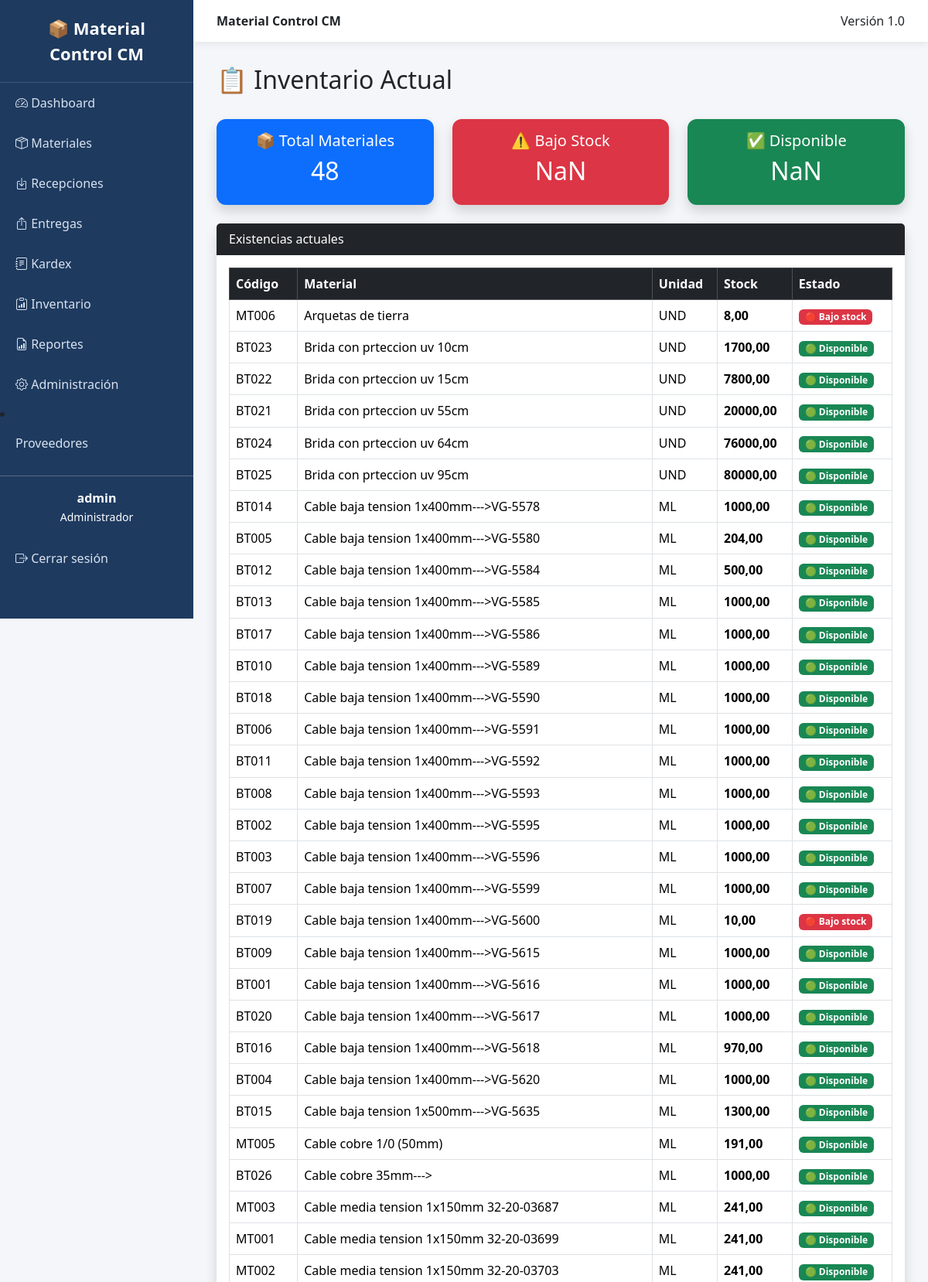
/recepciones/inventario/ (signed in, upper part), run on the app's committed database.
### materials/models.py (models this page shows, shortened)
class Material(models.Model):
    codigo = models.CharField(max_length=30, unique=True)
    nombre = models.CharField(max_length=200)
    unidad = models.CharField(max_length=20)
    stock = models.DecimalField(max_digits=12, decimal_places=2, default=0)
    activo = models.BooleanField(default=True)

### inventory/views.py (the view)
@almacen_required
def inventory_list(request):
    from materials.models import Material
    materiales = Material.objects.filter(
        activo=True
    ).order_by(
        "nombre"
    )
    return render(
        request,
        "inventory/inventory.html",
        {
            "materiales": materiales
        }
    )

### templates/inventory/inventory.html (shortened to what this page needs)
{% extends "base.html" %}
{% block content %}
<div class="d-flex justify-content-between align-items-center mb-4">
    <h2>
        📋 Inventario Actual
    </h2>
</div>
<div class="row mb-4">
    <div class="col-md-4">
        <div class="card shadow bg-primary text-white">
            <div class="card-body text-center">
                <h5>
                    📦 Total Materiales
                </h5>
                <h2>
                    {{ materiales|length }}
                </h2>
            </div>
        </div>
    </div>
    <div class="col-md-4">
        <div class="card shadow bg-danger text-white">
            <div class="card-body text-center">
                <h5>
                    ⚠️ Bajo Stock
                </h5>
                <h2 id="bajoStock">
                </h2>
            </div>
        </div>
    </div>
    <div class="col-md-4">
        <div class="card shadow bg-success text-white">
            <div class="card-body text-center">
                <h5>
                    ✅ Disponible
                </h5>
                <h2 id="disponibles">
                </h2>
            </div>
        </div>
    </div>
</div>
<div class="card shadow">
<div class="card-header bg-dark text-white">
    Existencias actuales
</div>
<div class="card-body">
<table class="table table-bordered table-hover">
<thead class="table-dark">
<tr>
<th>Código</th>
<th>Material</th>
<th>Unidad</th>
<th>Stock</th>
<th>Estado</th>
</tr>
</thead>
<tbody>
{% for material in materiales %}
<tr>
<td>
{{ material.codigo }}
</td>
<td>
{{ material.nombre }}
</td>
<td>
{{ material.unidad }}
</td>
<td>
<strong>
{{ material.stock }}
</strong>
</td>
<td>
{% if material.stock <= 10 %}
<span class="badge bg-danger">
🔴 Bajo stock
</span>
{% else %}
<span class="badge bg-success">
🟢 Disponible
</span>
{% endif %}
</td>
</tr>
{% endfor %}
</tbody>
</table>
</div>
</div>
{% endblock %}

### templates/base.html (shortened to what this page needs)
{% load static %}
<!DOCTYPE html>
<html lang="es">
<head>
    <link href="https://cdn.jsdelivr.net/npm/bootstrap@5.3.7/dist/css/bootstrap.min.css" rel="stylesheet">
    <link rel="stylesheet"
          href="https://cdn.jsdelivr.net/npm/bootstrap-icons@1.11.3/font/bootstrap-icons.min.css">
</head>
<body>
<div class="sidebar">
    <div class="logo">
        📦 Material Control CM
    </div>
    <a href="/">
        <i class="bi bi-speedometer2"></i>
        Dashboard
    </a>
    {% if user.groups.all.0.name == "Administrador" or user.groups.all.0.name == "Almacenista" %}
    <a href="/materials/">
        <i class="bi bi-box-seam"></i>
        Materiales
    </a>
    {% endif %}
    {% if user.groups.all.0.name == "Administrador" or user.groups.all.0.name == "Almacenista" %}
    <a href="/recepciones/">
        <i class="bi bi-box-arrow-in-down"></i>
        Recepciones
    </a>
    {% endif %}
    {% if user.groups.all.0.name == "Administrador" or user.groups.all.0.name == "Almacenista" %}
    <a href="/entregas/">
        <i class="bi bi-box-arrow-up"></i>
        Entregas
    </a>
    {% endif %}
    <a href="{% url 'kardex_list' %}">
        <i class="bi bi-journal-text"></i>
        Kardex
    </a>
    {% if user.groups.all.0.name == "Administrador" or user.groups.all.0.name == "Almacenista" %}
    <a href="{% url 'inventory_list' %}">
        <i class="bi bi-clipboard-data"></i>
        Inventario
    </a>
    {% endif %}
    {% if user.groups.all.0.name == "Administrador" or user.groups.all.0.name == "Gerencia" %}
    <a href="{% url 'report_home' %}">
        <i class="bi bi-file-earmark-bar-graph"></i>
        Reportes
    </a>
    {% endif %}
    {% if user.groups.all.0.name == "Administrador" %}
    <a href="/admin/">
        <i class="bi bi-gear"></i>
        Administración
    </a>
    {% endif %}
    <li class="nav-item">
    <a class="nav-link" href="{% url 'supplier_list' %}">
        Proveedores
    </a>
</li>
    <hr class="text-white">
    <div class="text-center text-white mb-3">
        <strong>{{ user.username }}</strong><br>
        <small>{{ user.groups.all.0.name }}</small>
    </div>
    <form method="post" action="{% url 'logout' %}" style="margin:0;">
        <button type="submit" class="logout-btn">
            <i class="bi bi-box-arrow-right"></i>
            Cerrar sesión
        </button>
    </form>
</div>
<div class="content">
    <div class="topbar d-flex justify-content-between">
        <div>
            <strong>Material Control CM</strong>
        </div>
        <div>
            Versión 1.0
        </div>
    </div>
    <div class="page">
        {% block content %}
        {% endblock %}
    </div>
</div>
</body>
</html>

### templates/base.html (style rules this page uses)
body { overflow-x:hidden; background:#f4f6f9; }
.sidebar { width:250px; min-height:100vh; background:#1e3a5f; position:fixed; left:0; top:0; }
.sidebar .logo { padding:20px; color:white; font-size:22px; font-weight:bold; text-align:center; border-bottom:1px solid rgba(255,255,255,.15); }
.sidebar a { color:#d8e2ef; text-decoration:none; display:block; padding:14px 20px; transition:.2s; }
.logout-btn { width:100%; border:none; background:none; color:#d8e2ef; text-align:left; padding:14px 20px; cursor:pointer; transition:.2s; }
.content { margin-left:250px; min-height:100vh; }
.topbar { background:white; padding:15px 30px; box-shadow:0 2px 10px rgba(0,0,0,.08); }
.page { padding:30px; }
.card { border:none; border-radius:12px; }

### data on the page
Material: codigo "MT006", nombre "Arquetas de tierra", unidad "UND", stock "8,00", shows "🔴 Bajo stock"
Material: codigo "BT023", nombre "Brida con prteccion uv 10cm", unidad "UND", stock "1700,00", shows "🟢 Disponible"
Material: codigo "BT022", nombre "Brida con prteccion uv 15cm", unidad "UND", stock "7800,00", shows "🟢 Disponible"
Material: codigo "BT021", nombre "Brida con prteccion uv 55cm", unidad "UND", stock "20000,00", shows "🟢 Disponible"
Material: codigo "BT024", nombre "Brida con prteccion uv 64cm", unidad "UND", stock "76000,00", shows "🟢 Disponible"
Material: codigo "BT025", nombre "Brida con prteccion uv 95cm", unidad "UND", stock "80000,00", shows "🟢 Disponible"
Material: codigo "BT014", nombre "Cable baja tension 1x400mm--->VG-5578", unidad "ML", stock "1000,00", shows "🟢 Disponible"
Material: codigo "BT005", nombre "Cable baja tension 1x400mm--->VG-5580", unidad "ML", stock "204,00", shows "🟢 Disponible"
Material: codigo "BT012", nombre "Cable baja tension 1x400mm--->VG-5584", unidad "ML", stock "500,00", shows "🟢 Disponible"
Material: codigo "BT013", nombre "Cable baja tension 1x400mm--->VG-5585", unidad "ML", stock "1000,00", shows "🟢 Disponible"
Material: codigo "BT017", nombre "Cable baja tension 1x400mm--->VG-5586", unidad "ML", stock "1000,00", shows "🟢 Disponible"
Material: codigo "BT010", nombre "Cable baja tension 1x400mm--->VG-5589", unidad "ML", stock "1000,00", shows "🟢 Disponible"
Material: codigo "BT018", nombre "Cable baja tension 1x400mm--->VG-5590", unidad "ML", stock "1000,00", shows "🟢 Disponible"
Material: codigo "BT006", nombre "Cable baja tension 1x400mm--->VG-5591", unidad "ML", stock "1000,00", shows "🟢 Disponible"
Material: codigo "BT011", nombre "Cable baja tension 1x400mm--->VG-5592", unidad "ML", stock "1000,00", shows "🟢 Disponible"
Material: codigo "BT008", nombre "Cable baja tension 1x400mm--->VG-5593", unidad "ML", stock "1000,00", shows "🟢 Disponible"
Material: codigo "BT002", nombre "Cable baja tension 1x400mm--->VG-5595", unidad "ML", stock "1000,00", shows "🟢 Disponible"
Material: codigo "BT003", nombre "Cable baja tension 1x400mm--->VG-5596", unidad "ML", stock "1000,00", shows "🟢 Disponible"
Material: codigo "BT007", nombre "Cable baja tension 1x400mm--->VG-5599", unidad "ML", stock "1000,00", shows "🟢 Disponible"
Material: codigo "BT019", nombre "Cable baja tension 1x400mm--->VG-5600", unidad "ML", stock "10,00", shows "🔴 Bajo stock"
Material: codigo "BT009", nombre "Cable baja tension 1x400mm--->VG-5615", unidad "ML", stock "1000,00", shows "🟢 Disponible"
Material: codigo "BT001", nombre "Cable baja tension 1x400mm--->VG-5616", unidad "ML", stock "1000,00", shows "🟢 Disponible"
Material: codigo "BT020", nombre "Cable baja tension 1x400mm--->VG-5617", unidad "ML", stock "1000,00", shows "🟢 Disponible"
Material: codigo "BT016", nombre "Cable baja tension 1x400mm--->VG-5618", unidad "ML", stock "970,00", shows "🟢 Disponible"
Material: codigo "BT004", nombre "Cable baja tension 1x400mm--->VG-5620", unidad "ML", stock "1000,00", shows "🟢 Disponible"
Material: codigo "BT015", nombre "Cable baja tension 1x500mm--->VG-5635", unidad "ML", stock "1300,00", shows "🟢 Disponible"
Material: codigo "MT005", nombre "Cable cobre 1/0 (50mm)", unidad "ML", stock "191,00", shows "🟢 Disponible"
Material: codigo "BT026", nombre "Cable cobre 35mm--->", unidad "ML", stock "1000,00", shows "🟢 Disponible"
Material: codigo "MT003", nombre "Cable media tension 1x150mm 32-20-03687", unidad "ML", stock "241,00", shows "🟢 Disponible"
Material: codigo "MT001", nombre "Cable media tension 1x150mm 32-20-03699", unidad "ML", stock "241,00", shows "🟢 Disponible"
Material: codigo "MT002", nombre "Cable media tension 1x150mm 32-20-03703", unidad "ML", stock "241,00", shows "🟢 Disponible"

### other printed values
{{ user.username }} "admin"
{{ user.groups.all.0.name }} "Administrador"
{{ materiales|length }} "48"
